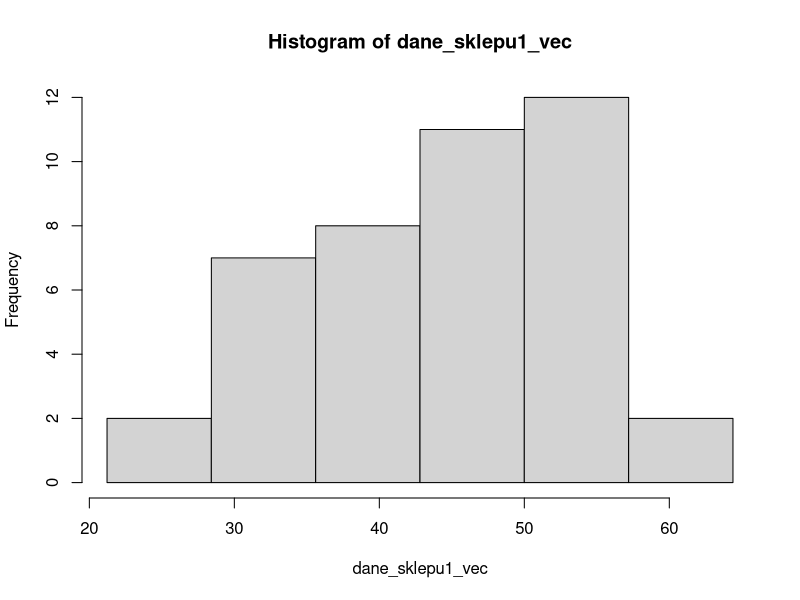
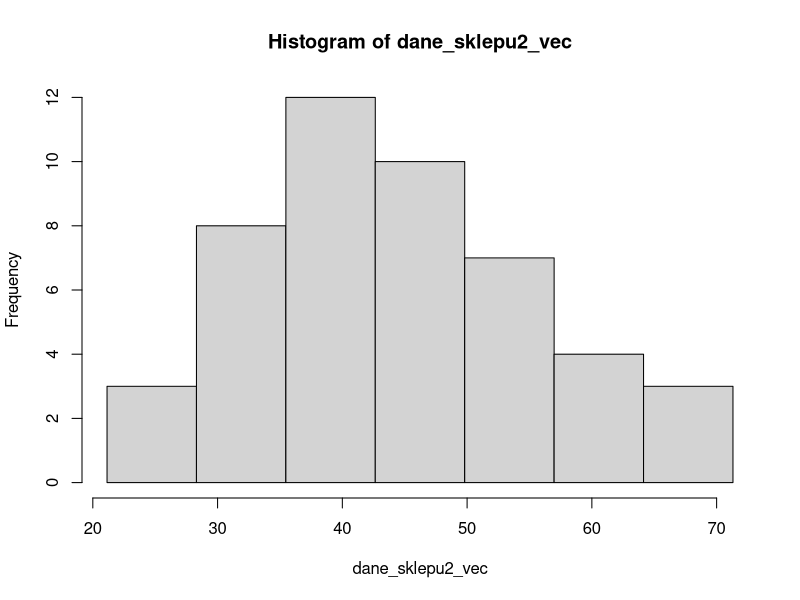

The R source for these figures, in order:
skosnosc <- function(sred, med, odch)
{
  skosn = 3*(sred-med)/odch
  
  return(skosn)
}

#Funkcja tworzaca wektor przedziaĹ‚Ăłw dla histogramu
#Do funkcji przekazujemy wektor danych
przedzialy_histogramu <- function(vec)
{
  x = round(sqrt(length(vec)))
  war_min <- min(vec)
  
  szer = (max(vec) - war_min)/x
  
  
  vector <- c(war_min)
  
  for (i in 1:x)
  {
    vector <- c(vector, (war_min+(szer*i)))
  }
  
  return(vector)
}

#Funkcja liczaca wariancje obciazona/nieobciazona szeregu rozdzielczego
#Do funkcji kolejno przekazujemy wektory srodkow przedzialow i liczebnosci przedzialow oraz srednia
#Zmienna ob sluzy do wyboru czy chcemy policzyc wariancje obciazona (1) lub nieobciazona (0)
wariancja_rozdzielczy <- function(mids, counts, sred, ob)
{
  if(ob)
  {
    war = sum((mids-sred)^2*counts)/sum(counts)
  }
  else
  {
    war = sum((mids-sred)^2*counts)/(sum(counts)-1)
  }
  
  return(war)
}

#Funkcja liczaca pierwszy i trzeci kwartyl oraz mediane szeregu rozdzielczego
#Do funkcji kolejno przekazujemy wektory granic przedzialow i liczebnosci przedzialow
#Zmienna kwartyl sluzy do wyboru ktory kwartyl chcemy policzyc - 0.25 dla pierwszego, 0.5 dla mediany, 0.75 dla trzeciego
kwartyl_rozdzielczy <- function(breaks, counts, kwartyl)
{
  poz_kwar <- sum(counts)
  if(poz_kwar%%2)
  {
    poz_kwar = (poz_kwar+1)*kwartyl
  }
  else
  {
    poz_kwar = poz_kwar*kwartyl
  }
  
  licz_skumul <- cumsum(counts)
  szuk_przedzial <- findInterval(poz_kwar, licz_skumul)
  
  if(szuk_przedzial==1)
  {
    med = breaks[szuk_przedzial]+(poz_kwar)*((breaks[szuk_przedzial+1]-breaks[szuk_przedzial])/counts[szuk_przedzial])
  }
  else
  {
    med = breaks[szuk_przedzial]+(poz_kwar-licz_skumul[szuk_przedzial-1])*((breaks[szuk_przedzial+1]-breaks[szuk_przedzial])/counts[szuk_przedzial])
  }
  
  return(med)
}

#Funkcja liczaca srednia szeregu rozdzielczego
#Do funkcji kolejno przekazujemy wektory liczebnosci i srodkow przedzialow
srednia_rozdzielczy <- function(counts, mids)
{
  srednia = sum(mids*counts)/sum(counts)
  
  return(srednia)
}

#Funkcja liczaca dominante szeregu rozdzielczego
#Do funkcji kolejno przekazujemy wektory liczebnosci i granic przedzialow
moda_rozdzielczy <- function(counts, breaks)
{
  szuk = max(counts)
  n = which.max(counts)
  
  moda = breaks[n]+(((szuk-counts[n-1])/((szuk-counts[n-1])+(szuk-counts[n+1])))*(breaks[n+1]-breaks[n]))
  
  return(moda)
}

#Funkcja liczaca odchylenie przecietne od sredniej/mediany w szeregu rozdzielczym
#Do funkcji kolejno przekazujemy wektory srodkow i liczebnosci przedzialow
#W zaleznosci od tego, czy przekazemy srednia czy mediane, mozemy policzyc odpowiednie odchylenie przecietne
przecietne_rozdzielczy <- function(mids, counts, x)
{
  odch = sum(abs((mids - x)*counts))/sum(counts)
  
  return(odch)
}

#Funkcja liczaca kurtoze w szeregu rozdzielczym
#Do funkcji kolejno przekazujemy wektory srodkow i liczebnosci przedzialow oraz srednia i odchylenie standardowe obciazone
kurtoza_rozdzielczy <- function(mids, counts, sred, odch)
{
  kurt = (sum(((mids-sred)^4)*counts)/sum(counts))/(odch)^4
  
  return(kurt)
}

#Funkcja liczaca wspolczynnik asymetrii w szeregu rozdzielczym
#Do funkcji kolejno przekazujemy wektory srodkow i liczebnosci przedzialow oraz srednia i odchylenie standardowe obciazone
wspolczynnik_asymetrii_rozdzielczy <- function(mids, counts, sred, odch)
{
  asym = (sum(((mids-sred)^3)*counts)/sum(counts))/(odch)^3
  
  return(asym)
}

# Obciazona - dzielimy przez n, nieobciazona - przez (n - 1)
wariancja_obciazona <- function(vec, sr)
{
  ile <- length(vec)
  w <- sum((vec - sr)^2) / ile
  return(w)
}

# war - wariancja obciÄ…ĹĽona
odchylenie_obciazone <- function(war)
{
  o <- sqrt(war)
  return(o)
}

moda <- function(vec)
{
  ux <- unique(vec) #tworzy wektor wartosci wystepujacych tylko raz
  
  if(length(ux) == length(vec))
  {
    return("Brak")
  }
  else
  {
    wek_ilosci_powtorzen <- tabulate(match(vec, ux)) #liczy ilosc powtorzen wszystkich elementow
    czy_zduplikowane <- duplicated(wek_ilosci_powtorzen, incomparables = FALSE, fromLast = TRUE)
    poz_mody <- which.max(wek_ilosci_powtorzen)
    
    if(czy_zduplikowane[poz_mody])
    {
      return("Brak")
    }
    else
    {
      return(ux[poz_mody])
    }
  }
}

rozstep <- function(vec)
{
  result <- max(vec) - min(vec)
  return(result)
}

cwiartkowe <- function(q1, q3)
{
  result <- (q3 - q1) / 2
  return(result)
}

przecietne_od_sredniej <- function(vec, sr)
{
  ile <- length(vec)
  m <- sum(abs(vec - sr)) / ile
  return(m)
}

przecietne_od_mediany <- function(vec, med)
{
  ile <- length(vec)
  m <- sum(abs(vec - med)) / ile
  return(m)
}

wspolczynnik_zmiennosci <- function(odch, sred)
{
  v <- (odch / sred) * 100
  return(v)
}

moment_centralny <- function(nr, vec, sr)
{
  ile <- length(vec)
  m <- sum((vec - sr) ^ nr) / ile
  return(m)
}

kurtoza <- function(vec, sr, odch)
{
  k <- moment_centralny(4, vec, sr) / (odch ^ 4)
  return(k)
}

eksces <- function(kurt)
{
  eks <- kurt - 3
  return(eks)
}

wspolczynnik_asymetrii <- function(vec, sr, odch)
{
  k <- moment_centralny(3, vec, sr) / (odch ^ 3)
  return(k)  
}

# sr - srednia proby
# odch - odchylenie standardowe prĂłby
# wsp_ufnosci - poziom ufnoĹ›ci podany w treĹ›ci
przedzial_sredniej <- function(vec, sr, odch, wsp_ufnosci)
{
  if(wsp_ufnosci > 1 || wsp_ufnosci < 0)
    return("niepoprawny poziom ufnosci")
  
  ile <- length(vec)
  
  if(ile < 1)
    return("nie podano zadnych danych")
  
  # Poziom istotnoĹ›ci
  alfa <- 1 - wsp_ufnosci
  
  # RĂłĹĽne wzory na podstawie iloĹ›ci danych - http://wm.pollub.pl/files/77/content/files/3097_estymacja_przedzialowa.pdf
  if(ile <= 30)
  {
    # Model II - nieznane odchylenie populacji, maĹ‚a prĂłba
    # qt - kwantyl rozkĹ‚adu t-Studenta
    wart_t_lub_u <- qt(1 - (alfa / 2), ile - 1) * (odch / sqrt(ile - 1))
    
  }
  else
  {
    # Model III - nieznane odchylenie populacji, duĹĽa prĂłba
    # qnorm - kwantyl rozkĹ‚adu normalnego
    wart_t_lub_u <- qnorm(1 - (alfa / 2)) * (odch / sqrt(ile))
  }
  
  przedzial <- c(sr - wart_t_lub_u, sr + wart_t_lub_u)
  return(przedzial)
}

# war - wariancja prĂłby
przedzial_odchylenia <- function(vec, war, wsp_ufnosci)
{
  if(wsp_ufnosci > 1 || wsp_ufnosci < 0)
    return("niepoprawny poziom ufnosci")
  
  ile <- length(vec)
  
  if(ile < 1)
    return("nie podano zadnych danych")
  
  # Poziom istotnoĹ›ci
  alfa <- 1 - wsp_ufnosci
  
  if(ile <= 30)
  {
    # Model I - nieznane odchylenie populacji, maĹ‚a prĂłba
    # qchisq - kwantyl rozkĹ‚adu chi-kwadrat 
    ns <- ile * war
    przedzial <- c(ns / qchisq(1 - (alfa / 2), ile - 1), ns / qchisq(alfa / 2, ile - 1))
    
    # PrzedziaĹ‚ jest dla wariancji, wiÄ™c pierwiastkujemy go
    przedzial <- sqrt(przedzial)
  }
  else
  {
    # Model II - nieznane odchylenie populacji, duĹĽa prĂłba
    odch <- sqrt(war)
    wart_u <- qnorm(1 - (alfa / 2)) / sqrt(2 * ile)
    przedzial <- c(odch / (1 + wart_u), odch / (1 - wart_u))
  }
  
  return(przedzial)
}

# przedzial - wektor przedzialu zawierajacy dwa elementy
# wart_do_porownania - wartoĹ›Ä‡ do porĂłwnania precyzji, np. wyliczona Ĺ›rednia
precyzja_wzgledna <- function(przedzial, wart_do_porownania)
{
  ile <- length(przedzial)
  
  if(ile != 2)
    return("niepoprawny wektor przedzialu")
  
  # Odejmujemy dolnÄ… wartoĹ›Ä‡ przedziaĹ‚u od gĂłrnej
  blad_maksymalny <- (przedzial[2] - przedzial[1]) / 2
  precyzja <- (blad_maksymalny / wart_do_porownania) * 100
  
  if(precyzja < 5)
    return(sprintf("%f%% jest mniejsze od 5%%, wiec mozemy bezpiecznie stwierdzic, ze istnieje podstawy do uogolnienia", precyzja))
  else if(precyzja < 10)
    return(sprintf("%f%% jest miedzy 5%% a 10%%, wiec mozemy stwierdzic, ze istnieja podstawy do uogolnienia, jednak musimy pozostac ostrozni", precyzja))
  else
    return(sprintf("%f%% jest wieksze od 10%%, wiec nalezy odrzucic teze, ze istnieja podstawy do uogolnienia", precyzja))
}

# vec/sr/war/war_nieob - wektor/Ĺ›rednia/wariancja obciÄ…ĹĽona/ wariancja nieobciÄ…ĹĽona prĂłb 1 i 2
# alfa - poziom istotnoĹ›ci podany w treĹ›ci (alfa)
# MoĹĽna rĂłwnieĹĽ uĹĽyÄ‡ t.test(dane_sklepu1_vec, dane_sklepu2_vec, alternative="greater", var.equal=[TRUE|FALSE], conf.level = 0.95)
test_dwoch_srednich <- function(vec1, vec2, sr1, sr2, war1, war2, war1_nieob, war2_nieob, alfa)
{
  ile1 <- length(vec1)
  ile2 <- length(vec2)
  ile1bez1 <- ile1 - 1
  ile2bez1 <- ile2 - 1
  
  # Najpierw testujemy rĂłwnoĹ›Ä‡ wariancji populacji
  # H0 - sÄ… rĂłwne
  # H1 - wariancje sÄ… rĂłĹĽne
  # Korzystamy ze statystyki F-Snedecora
  f <- war1_nieob / war2_nieob
  wart_f <- qf(1 - alfa / 2, ile1 - 1, ile2 - 1)
  
  # Gdy wartoĹ›Ä‡ statystyki jest wiÄ™ksza od gĂłrnej granicy przedziaĹ‚u, nie mamy podstaw do odrzucenia hipotezy, w przeciwnym wypadku odrzucamy
  if(f < wart_f)
  {
    ile1i2bez2 <- ile1 + ile2 - 2
    
    # Test t-Studenta dla grup niezaleĹĽnych o rĂłwnej wariancji - http://www-users.mat.umk.pl/~gemini/2mieStat/2012/testy_teoria.pdf
    t <- (sr1 - sr2) / sqrt(((war1 * ile1bez1 + war2 * ile2bez1) * (ile1 + ile2)) / (ile1i2bez2 * ile1 * ile2))
    
    # Liczba stopni swobody przy odczycie - n1 + n2 - 2
    wart_t <- qt(1 - alfa, ile1i2bez2)
    
    # Gdy wartoĹ›Ä‡ jest mniejsza od dolnej granicy przedziaĹ‚u, nie ma podstaw do odrzucenia hipotezy
    if(t <= wart_t)
      h <- "Wartosc nie nalezy do przedzialu - przyjmujemy hipoteze zerowa - wartoĹ›ci przeciÄ™tne sa rowne."
    else
      h <- "Wartosc nalezy do przedzialu - odrzucamy hipoteze zerowa - wartoĹ›Ä‡ przeciÄ™tna pierwszego sklepu jest wieksza."
    
    return(sprintf("rowne odchylenia populacji, wiec: statystyka t = %f, przedzial <%f, âž). %s", t, wart_t, h))
  }
  else
  {
    war_ile1 <- war1 / ile1
    war_ile2 <- war2 / ile2
    
    # Statystyka Cochrana-Coxa, gdyĹĽ odchylenia sÄ… rĂłĹĽne
    C <- (sr1 - sr2) / sqrt(war_ile1 + war_ile2)
    
    # WzĂłr Cochrana-Coxa
    wart_C <- (war_ile1 * qt(1 - alfa, ile1bez1) + war_ile2 * qt(1 - alfa, ile2bez1)) / (war_ile1 + war_ile2)
    
    if(C <= wart_C)
      h <- "Wartosc nie nalezy do przedzialu - przyjmujemy hipoteze zerowa - wartoĹ›ci przeciÄ™tne sa rowne."
    else
      h <- "Wartosc nalezy do przedzialu - odrzucamy hipoteze zerowa - wartoĹ›Ä‡ przeciÄ™tna pierwszego sklepu jest wieksza."
    
    return(sprintf("rozne odchylenia populacji, wiec: statystyka C = %f, przedzial <%f, âž). %s", C, wart_C, h))
  }
}

test_kolmogorowa <- function(vec, sr, odch)
{
  ile <- length(vec)
  
  # F0(vec i)
  dystr_rozk_norm <- pnorm(vec, sr, odch)
  
  # Fn(vec i)
  dystr_emp <- 1:ile / ile
  
  # WartoĹ›Ä‡ statystyki ze wzoru
  wart_kryt <- 0.881 / sqrt(ile)
  
  # WartoĹ›Ä‡ statystyki
  dn = max(abs(dystr_emp - dystr_rozk_norm))
  
  if(dn <= wart_kryt || dn >= 1)
    return("brak podstaw do odrzucenia hipotezy zerowej - rozkĹ‚ad jest normalny.")
  else
    return("odrzucamy hipotezÄ™ zerowÄ… - rozkĹ‚ad nie jest normalny.")
}

# Wczytanie danych z plikĂłw
dane_sklepu_1 <- read.table("sklep1.txt", header=F, dec=",")
dane_sklepu_2 <- read.table("sklep2.txt", header=F, dec=",")

# PrzeksztaĹ‚cenie ich do posortowanych wektorĂłw
dane_sklepu1_vec <- sort(c(dane_sklepu_1[[1]]))
dane_sklepu2_vec <- sort(c(dane_sklepu_2[[1]]))

# Histogramy
sklep1_hist <- hist(dane_sklepu1_vec, breaks = przedzialy_histogramu(dane_sklepu1_vec))
sklep2_hist <- hist(dane_sklepu2_vec, breaks = przedzialy_histogramu(dane_sklepu2_vec))

# Szeregi szczegĂłĹ‚owe
sklep1_sr <- mean(dane_sklepu1_vec)
sklep1_med <- median(dane_sklepu1_vec)
sklep1_q1 <- quantile(dane_sklepu1_vec, 0.25)
sklep1_q3 <- quantile(dane_sklepu1_vec, 0.75)
sklep1_moda <- moda(dane_sklepu1_vec)
sklep1_war <- wariancja_obciazona(dane_sklepu1_vec, sklep1_sr)
sklep1_war_nieob <- var(dane_sklepu1_vec)
sklep1_odch <- odchylenie_obciazone(sklep1_war)
sklep1_odch_nieob <- sd(dane_sklepu1_vec)
sklep1_cwart <- cwiartkowe(sklep1_q1,sklep1_q3)
sklep1_przec_sred <- przecietne_od_sredniej(dane_sklepu1_vec, sklep1_sr)
sklep1_przec_med <- przecietne_od_mediany(dane_sklepu1_vec, sklep1_med)
sklep1_rozstep <- rozstep(dane_sklepu1_vec)
sklep1_wsp_zmien <- wspolczynnik_zmiennosci(sklep1_sr, sklep1_odch)
sklep1_wsp_asym <- wspolczynnik_asymetrii(dane_sklepu1_vec, sklep1_sr, sklep1_odch)
sklep1_wsp_skos <- skosnosc(sklep1_sr, sklep1_med, sklep1_odch)
sklep1_kurt <- kurtoza(dane_sklepu1_vec, sklep1_sr, sklep1_odch)
sklep1_eksc <- eksces(sklep1_kurt)


sklep2_sr <- mean(dane_sklepu2_vec)
sklep2_med <- median(dane_sklepu2_vec)
sklep2_q1 <- quantile(dane_sklepu2_vec, 0.25)
sklep2_q3 <- quantile(dane_sklepu2_vec, 0.75)
sklep2_moda<- moda(dane_sklepu2_vec)
sklep2_war <- wariancja_obciazona(dane_sklepu2_vec, sklep2_sr)
sklep2_war_nieob <- var(dane_sklepu2_vec)
sklep2_odch <- odchylenie_obciazone(sklep2_war)
sklep2_odch_nieob <- sd(dane_sklepu2_vec)
sklep2_cwart <- cwiartkowe(sklep2_q1,sklep2_q3)
sklep2_przec_sred <- przecietne_od_sredniej(dane_sklepu2_vec, sklep2_sr)
sklep2_przec_med <- przecietne_od_mediany(dane_sklepu2_vec, sklep2_med)
sklep2_rozstep <- rozstep(dane_sklepu2_vec)
sklep2_wsp_zmien <- wspolczynnik_zmiennosci(sklep2_sr, sklep2_odch)
sklep2_wsp_asym <- wspolczynnik_asymetrii(dane_sklepu2_vec, sklep2_sr, sklep2_odch)
sklep2_wsp_skos <- skosnosc(sklep2_sr, sklep2_med, sklep2_odch)
sklep2_kurt <- kurtoza(dane_sklepu2_vec, sklep2_sr, sklep2_odch)
sklep2_eksc <- eksces(sklep2_kurt)

# Szeregi rozdzielcze
sklep1_med_r <- kwartyl_rozdzielczy(sklep1_hist$breaks, sklep1_hist$counts, 0.5)
sklep1_sr_r <- srednia_rozdzielczy(sklep1_hist$counts, sklep1_hist$mids)
sklep1_q1_r <- kwartyl_rozdzielczy(sklep1_hist$breaks, sklep1_hist$counts, 0.25)
sklep1_q3_r <- kwartyl_rozdzielczy(sklep1_hist$breaks, sklep1_hist$counts, 0.75)
sklep1_moda_r <- moda_rozdzielczy(sklep1_hist$counts, sklep1_hist$breaks)
sklep1_war_ob_r <- wariancja_rozdzielczy(sklep1_hist$mids, sklep1_hist$counts, sklep1_sr_r, 1)
sklep1_war_nob_r <- wariancja_rozdzielczy(sklep1_hist$mids, sklep1_hist$counts, sklep1_sr_r, 0)
sklep1_odch_ob_r <- sqrt(sklep1_war_ob_r)
sklep1_odch_nob_r <- sqrt(sklep1_war_nob_r)
sklep1_odch_cwr_r <- cwiartkowe(sklep1_q1_r, sklep1_q3_r)
sklep1_odch_sr_r <- przecietne_rozdzielczy(sklep1_hist$mids, sklep1_hist$counts, sklep1_sr_r)
sklep1_odch_med_r <- przecietne_rozdzielczy(sklep1_hist$mids, sklep1_hist$counts, sklep1_med_r)
sklep1_rozstep_r <- rozstep(sklep1_hist$breaks)
sklep1_wsp_zmien_r <- wspolczynnik_zmiennosci(sklep1_sr_r, sklep1_odch_ob_r)
sklep1_wsp_asym_r <- wspolczynnik_asymetrii_rozdzielczy(sklep1_hist$mids, sklep1_hist$counts, sklep1_sr_r, sklep1_odch_ob_r)
sklep1_skosn <- skosnosc(sklep1_sr_r, sklep1_med_r, sklep1_odch_ob_r)
sklep1_kurt_r <- kurtoza_rozdzielczy(sklep1_hist$mids, sklep1_hist$counts, sklep1_sr_r, sklep1_odch_ob_r)
sklep1_eksc_r <- eksces(sklep1_kurt_r)

sklep2_med_r <- kwartyl_rozdzielczy(sklep2_hist$breaks, sklep2_hist$counts, 0.5)
sklep2_sr_r <- srednia_rozdzielczy(sklep2_hist$counts, sklep2_hist$mids)
sklep2_q1_r <- kwartyl_rozdzielczy(sklep2_hist$breaks, sklep2_hist$counts, 0.25)
sklep2_q3_r <- kwartyl_rozdzielczy(sklep2_hist$breaks, sklep2_hist$counts, 0.75)
sklep2_moda_r <- moda_rozdzielczy(sklep2_hist$counts, sklep2_hist$breaks)
sklep2_war_ob_r <- wariancja_rozdzielczy(sklep2_hist$mids, sklep2_hist$counts, sklep2_sr_r, 1)
sklep2_war_nob_r <- wariancja_rozdzielczy(sklep2_hist$mids, sklep2_hist$counts, sklep2_sr_r, 0)
sklep2_odch_ob_r <- sqrt(sklep2_war_ob_r)
sklep2_odch_nob_r <- sqrt(sklep2_war_nob_r)
sklep2_odch_cwr_r <- cwiartkowe(sklep2_q1_r, sklep2_q3_r)
sklep2_odch_sr_r <- przecietne_rozdzielczy(sklep2_hist$mids, sklep2_hist$counts, sklep2_sr_r)
sklep2_odch_med_r <- przecietne_rozdzielczy(sklep2_hist$mids, sklep2_hist$counts, sklep2_med_r)
sklep2_rozstep_r <- rozstep(sklep2_hist$breaks)
sklep2_wsp_zmien_r <- wspolczynnik_zmiennosci(sklep2_sr_r, sklep2_odch_ob_r)
sklep2_wsp_asym_r <- wspolczynnik_asymetrii_rozdzielczy(sklep2_hist$mids, sklep2_hist$counts, sklep2_sr_r, sklep2_odch_ob_r)
sklep2_skosn <- skosnosc(sklep2_sr_r, sklep2_med_r, sklep2_odch_ob_r)
sklep2_kurt_r <- kurtoza_rozdzielczy(sklep2_hist$mids, sklep2_hist$counts, sklep2_sr_r, sklep2_odch_ob_r)
sklep2_eksc_r <- eksces(sklep2_kurt_r)

# Zad 2

wynik_kolmogorowa_1 <- test_kolmogorowa(dane_sklepu2_vec, sklep2_sr, sklep2_odch)
wynik_kolmogorowa_2 <- test_kolmogorowa(dane_sklepu2_vec, sklep2_sr, sklep2_odch)

# Zad 3

sklep1_przedzial_sredniej <- przedzial_sredniej(dane_sklepu1_vec, sklep1_sr, sklep1_odch, 0.95)
sklep1_precyzja_wzgledna <- precyzja_wzgledna(sklep1_przedzial_sredniej, sklep1_sr)

# Zad 4

sklep2_przedzial_odchylenia <- przedzial_odchylenia(dane_sklepu2_vec, sklep2_war, 0.95)
sklep2_precyzja_wzgledna <- precyzja_wzgledna(sklep2_przedzial_odchylenia, sklep2_odch)

# Zad 5
wynik_testu <- test_dwoch_srednich(dane_sklepu1_vec, dane_sklepu2_vec, sklep1_sr, sklep2_sr, sklep1_war, sklep2_war, sklep1_war_nieob, sklep2_war_nieob, 0.05)


#formatowanie

#zaokraglanie liczb, aby zmiescily sie w odpowiednich kolumnach
# Szeregi szczegĂłĹ‚owe
sklep1_sr <- round(sklep1_sr,3)
sklep1_med <- round(sklep1_med,3)
if(sklep1_moda != "Brak") sklep1_moda <- round(sklep1_moda,3)
sklep1_q1 <- round(sklep1_q1,3)
sklep1_q3 <- round(sklep1_q3,3)
sklep1_war <- round(sklep1_war,3)
sklep1_war_nieob <- round(sklep1_war_nieob,3)
sklep1_odch <- round(sklep1_odch,3)
sklep1_odch_nieob <- round(sklep1_odch_nieob,3)
sklep1_cwart <- round(sklep1_cwart,3)
sklep1_przec_sred <- round(sklep1_przec_sred,3)
sklep1_przec_med <- round(sklep1_przec_med,3)
sklep1_rozstep <- round(sklep1_rozstep,3)
sklep1_wsp_zmien <- round(sklep1_wsp_zmien,3)
sklep1_wsp_asym <- round(sklep1_wsp_asym,3)
sklep1_wsp_skos <- round(sklep1_wsp_skos,3)
sklep1_kurt <- round(sklep1_kurt,3)
sklep1_eksc <- round(sklep1_eksc,3)


sklep2_sr <- round(sklep2_sr,3)
sklep2_med <- round(sklep2_med,3)
if(sklep2_moda != "Brak") sklep2_moda<- round(sklep2_moda,3)
sklep2_q1 <- round(sklep2_q1,3)
sklep2_q3 <- round(sklep2_q3,3)
sklep2_war <- round(sklep2_war,3)
sklep2_war_nieob <- round(sklep2_war_nieob,3)
sklep2_odch <- round(sklep2_odch,3)
sklep2_odch_nieob <-round(sklep2_odch_nieob,3)
sklep2_cwart <- round(sklep2_cwart,3)
sklep2_przec_sred <- round(sklep2_przec_sred,3)
sklep2_przec_med <- round(sklep2_przec_med,3)
sklep2_rozstep <- round(sklep2_rozstep,3)
sklep2_wsp_zmien <- round(sklep2_wsp_zmien,3)
sklep2_wsp_asym <- round(sklep2_wsp_asym,3)
sklep2_wsp_skos <-round(sklep2_wsp_skos,3)
sklep2_kurt <- round(sklep2_kurt,3)
sklep2_eksc <- round(sklep2_eksc,3)

# Szeregi rozdzielcze
sklep1_sr_r <- round(sklep1_sr_r,3)
sklep1_med_r <- round(sklep1_med_r,3)
sklep1_moda_r <- round(sklep1_moda_r,3)
sklep1_q1_r <- round(sklep1_q1_r,3)
sklep1_q3_r <- round(sklep1_q3_r,3)
sklep1_war_ob_r <- round(sklep1_war_ob_r,3)
sklep1_war_nob_r <- round(sklep1_war_nob_r,3)
sklep1_odch_ob_r <- round(sklep1_odch_ob_r,3)
sklep1_odch_nob_r <- round(sklep1_odch_nob_r,3)
sklep1_odch_cwr_r <- round(sklep1_odch_cwr_r,3)
sklep1_odch_sr_r <- round(sklep1_odch_sr_r,3)
sklep1_odch_med_r <- round(sklep1_odch_med_r,3)
sklep1_rozstep_r <- round(sklep1_rozstep_r,3)
sklep1_wsp_zmien_r <- round(sklep1_wsp_zmien_r,3)
sklep1_wsp_asym_r <- round(sklep1_wsp_asym_r,3)
sklep1_skosn <-  round(sklep1_skosn,3)
sklep1_kurt_r <- round(sklep1_kurt_r,3)
sklep1_eksc_r <- round(sklep1_eksc_r,3)

sklep2_sr_r <- round(sklep2_sr_r ,3)
sklep2_med_r <- round(sklep2_med_r,3)
sklep2_moda_r <- round(sklep2_moda_r,3)
sklep2_q1_r <- round(sklep2_q1_r,3)
sklep2_q3_r <- round(sklep2_q3_r,3)
sklep2_war_ob_r <- round(sklep2_war_ob_r,3)
sklep2_war_nob_r <- round(sklep2_war_nob_r,3)
sklep2_odch_ob_r <- round(sklep2_odch_ob_r,3)
sklep2_odch_nob_r <- round(sklep2_odch_nob_r,3)
sklep2_odch_cwr_r <- round(sklep2_odch_cwr_r,3)
sklep2_odch_sr_r <- round(sklep2_odch_sr_r,3)
sklep2_odch_med_r <- round(sklep2_odch_med_r,3)
sklep2_rozstep_r <- round(sklep2_rozstep_r,3)
sklep2_wsp_zmien_r <- round(sklep2_wsp_zmien_r,3)
sklep2_wsp_asym_r <- round(sklep2_wsp_asym_r,3)
sklep2_skosn <-  round(sklep2_skosn,3)
sklep2_kurt_r <- round(sklep2_kurt_r,3)
sklep2_eksc_r <- round(sklep2_eksc_r,3)

#tworzenie ramki danych
zad1opis <- c("srednia                            ",
              "mediana                            ",
              "moda/dominanta                     ",
              "Kwartyl pierwszy                   ",
              "Kwartyl trzeci                     ",
              "Wariancja obciazona                ",
              "Wariancja nieobciazona             ",
              "Odchylenie standardowe obciazone   ",
              "Odchylenie standardowe nieobciazone",
              "Odchylenie cwiartkowe              ",
              "Odchylenie przecietne od sredniej  ",
              "Odchylenie przecietne od mediany   ",
              "Rozstep                            ",
              "Wspolczynnik zmiennosci            ",
              "Wspolczynnik asymetrii             ",
              "Skosnosc                           ",
              "Kurtoza                            ",
              "Eksces                             ")

#wektory tworzace kolumny
S1_szczeg <- c(sklep1_sr ,sklep1_med ,sklep1_moda ,sklep1_q1 ,
               sklep1_q3 ,sklep1_war ,sklep1_war_nieob ,sklep1_odch ,
               sklep1_odch_nieob ,sklep1_cwart ,sklep1_przec_sred ,
               sklep1_przec_med ,sklep1_rozstep ,paste(sklep1_wsp_zmien, "%") ,
               sklep1_wsp_asym ,sklep1_wsp_skos ,sklep1_kurt ,sklep1_eksc )


S2_szczeg <- c(sklep2_sr ,sklep2_med ,sklep2_moda,sklep2_q1 ,sklep2_q3 ,
               sklep2_war ,sklep2_war_nieob ,sklep2_odch ,sklep2_odch_nieob ,
               sklep2_cwart ,sklep2_przec_sred ,sklep2_przec_med ,
               sklep2_rozstep ,paste(sklep2_wsp_zmien, "%") ,sklep2_wsp_asym ,
               sklep2_wsp_skos ,sklep2_kurt ,sklep2_eksc )

S1_rozdz <- c(sklep1_sr_r ,sklep1_med_r ,sklep1_moda_r ,sklep1_q1_r ,
              sklep1_q3_r ,sklep1_war_ob_r ,sklep1_war_nob_r ,
              sklep1_odch_ob_r ,sklep1_odch_nob_r ,sklep1_odch_cwr_r ,
              sklep1_odch_sr_r ,sklep1_odch_med_r ,sklep1_rozstep_r ,
              paste(sklep1_wsp_zmien_r, "%") ,sklep1_wsp_asym_r,sklep1_skosn,sklep1_kurt_r ,sklep1_eksc_r)


S2_rozdz <- c(sklep2_sr_r ,sklep2_med_r ,sklep2_moda_r , paste(sklep2_q1_r) ,
              sklep2_q3_r ,sklep2_war_ob_r ,sklep2_war_nob_r ,
              sklep2_odch_ob_r ,sklep2_odch_nob_r , paste(sklep2_odch_cwr_r),
              sklep2_odch_sr_r ,sklep2_odch_med_r ,sklep2_rozstep_r ,
              paste(sklep2_wsp_zmien_r, "%") ,sklep2_wsp_asym_r,sklep2_skosn,sklep2_kurt_r ,sklep2_eksc_r)



zad1 <- data.frame(opis = zad1opis, S1_szczeg, S2_szczeg,S1_rozdz,S2_rozdz)

zad2 <-  c(paste("Wynik testu Kolmogorowa - Lillieforse'a dla zestawu danych sklepu 1 (H0 - podane dane majÄ… rozkĹ‚ad normalny H1 - nie majÄ…): ",  wynik_kolmogorowa_1),
           paste("Wynik testu Kolmogorowa - Lillieforse'a dla zestawu danych sklepu 2 (H0 - podane dane majÄ… rozkĹ‚ad normalny H1 - nie majÄ…): ",  wynik_kolmogorowa_2))

zad3 <-  c(paste("Przedzial sredniej: (", sklep1_przedzial_sredniej[1]," , ", sklep1_przedzial_sredniej[2], ")"),
           paste("Precyzja wzgledna: ", sklep1_precyzja_wzgledna))

zad4 <-  c(paste( "Przedzial odchylenia: (" , sklep2_przedzial_odchylenia[1] , " , " , sklep2_przedzial_odchylenia[2] ,  ")"),
  paste("Precyzja wzgledna: ", sklep2_precyzja_wzgledna))

zad5 <-  c("Czy na poziomie istotnosci 0.05 mozna twierdzic, ze wartosc miesiecznych wydatkow, na jedna osobe, na pieczywo i produkty zbozowe sa wieksze dla klientow pierwszego marketu (sformulowac i zweryfikowac odpowiednia hipoteze)?",
           "H0 - m1 = m2",
           "H1 - m1 > m2",
           paste("Wynik testu: ", wynik_testu))


zad1
zad2
zad3
zad4
zad5
